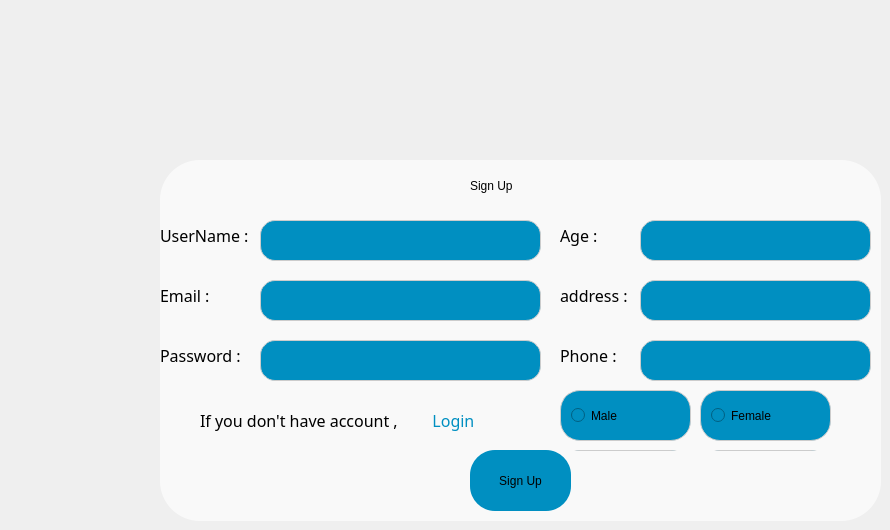
      <widget class="QWidget" name="page_16">
       <widget class="QWidget" name="widget_20" native="true">
        <property name="geometry">
         <rect>
          <x>160</x>
          <y>160</y>
          <width>721</width>
          <height>361</height>
         </rect>
        </property>
        <property name="styleSheet">
         <string notr="true">    background-color: rgba(255, 255, 255, 0.65);
    border-radius: 40px;
    padding: 20px;
</string>
        </property>
        <widget class="QLabel" name="LabelSubHeadSignUp">
         <property name="geometry">
          <rect>
           <x>310</x>
           <y>-10</y>
           <width>141</width>
           <height>71</height>
          </rect>
         </property>
         <property name="styleSheet">
          <string notr="true">font: 20pt &quot;Yeasty Flavors&quot;;
background-color: rgba(255, 255, 255, 0);
color:rgb(0, 0, 0);
padding:0px;</string>
         </property>
         <property name="text">
          <string>Sign Up</string>
         </property>
        </widget>
        <widget class="QLineEdit" name="LineEditUserNameSignUp">
         <property name="geometry">
          <rect>
           <x>100</x>
           <y>60</y>
           <width>281</width>
           <height>41</height>
          </rect>
         </property>
         <property name="styleSheet">
          <string notr="true">QLineEdit{
  padding: 10px;
    border: 1px solid #ccc;
	border-radius:15px;
background-color:#008FC1;
font: 12pt &quot;Yeasty Flavors&quot;;
color: rgb(0, 0, 0);
}  
QLineEdit:focus{
  border:3px solid white;
}
</string>
         </property>
         <property name="text">
          <string/>
         </property>
        </widget>
        <widget class="QLineEdit" name="LineEditEmailSignUp">
         <property name="geometry">
          <rect>
           <x>100</x>
           <y>120</y>
           <width>281</width>
           <height>41</height>
          </rect>
         </property>
         <property name="styleSheet">
          <string notr="true">QLineEdit{
  padding: 10px;
    border: 1px solid #ccc;
	border-radius:15px;
background-color:#008FC1;
font: 12pt &quot;Yeasty Flavors&quot;;
color: rgb(0, 0, 0);
}  
QLineEdit:focus{
  border:3px solid white;
}
</string>
         </property>
         <property name="text">
          <string/>
         </property>
        </widget>
        <widget class="QPushButton" name="SignUp">
         <property name="geometry">
          <rect>
           <x>310</x>
           <y>290</y>
           <width>101</width>
           <height>61</height>
          </rect>
         </property>
         <property name="styleSheet">
          <string notr="true">QPushButton {
background-color:#008FC1;
padding: 10px;
color: rgb(0, 0, 0);
font: 9pt &quot;Yeasty Flavors&quot;;
border: none;
border-radius: 25px;
}
QPushButton:hover{
	background-color: rgb(233, 222, 203);
	border-radius:25px;
	border:1px solid #008FC1;
	color: #008FC1;
	border-color: #008FC1;
}</string>
         </property>
         <property name="text">
          <string>Sign Up</string>
         </property>
        </widget>
        <widget class="QLabel" name="LabelUserName_2">
         <property name="geometry">
          <rect>
           <x>0</x>
           <y>40</y>
           <width>101</width>
           <height>71</height>
          </rect>
         </property>
         <property name="font">
          <font>
           <family>Yeasty Flavors</family>
           <pointsize>12</pointsize>
           <italic>false</italic>
           <bold>false</bold>
          </font>
         </property>
         <property name="styleSheet">
          <string notr="true">font: 12pt &quot;Yeasty Flavors&quot;;
background-color: rgba(255, 255, 255, 0);
color:rgb(0, 0, 0);
padding:0px;
</string>
         </property>
         <property name="text">
          <string>UserName :</string>
         </property>
        </widget>
        <widget class="QLabel" name="LabelEmail">
         <property name="geometry">
          <rect>
           <x>0</x>
           <y>100</y>
           <width>61</width>
           <height>71</height>
          </rect>
         </property>
         <property name="font">
          <font>
           <family>Yeasty Flavors</family>
           <pointsize>12</pointsize>
           <italic>false</italic>
           <bold>false</bold>
          </font>
         </property>
         <property name="styleSheet">
          <string notr="true">font: 12pt &quot;Yeasty Flavors&quot;;
background-color: rgba(255, 255, 255, 0);
color:rgb(0, 0, 0);
padding:0px;</string>
         </property>
         <property name="text">
          <string>Email :</string>
         </property>
        </widget>
        <widget class="QLabel" name="ToggleLabel">
         <property name="geometry">
          <rect>
           <x>40</x>
           <y>250</y>
           <width>231</width>
           <height>21</height>
          </rect>
         </property>
         <property name="font">
          <font>
           <family>Yeasty Flavors</family>
           <pointsize>12</pointsize>
           <italic>false</italic>
           <bold>false</bold>
          </font>
         </property>
         <property name="styleSheet">
          <string notr="true">color: rgb(0, 0, 0);
font: 12pt &quot;Yeasty Flavors&quot;;
background-color: rgba(255, 255, 255, 0);
padding:0px;</string>
         </property>
         <property name="text">
          <string>If you don't have account ,</string>
         </property>
        </widget>
        <widget class="QPushButton" name="toggleButton_2">
         <property name="geometry">
          <rect>
           <x>270</x>
           <y>240</y>
           <width>51</width>
           <height>41</height>
          </rect>
         </property>
         <property name="font">
          <font>
           <family>Yeasty Flavors</family>
           <pointsize>12</pointsize>
           <italic>false</italic>
           <bold>false</bold>
          </font>
         </property>
         <property name="styleSheet">
          <string notr="true">color: #008FC1;
background-color: rgba(255, 255, 255, 0);
padding:5px;
font: 12pt &quot;Yeasty Flavors&quot;;;
padding:0px;</string>
         </property>
         <property name="text">
          <string>Login </string>
         </property>
        </widget>
        <widget class="QLabel" name="LabelPasswordSignUp">
         <property name="geometry">
          <rect>
           <x>0</x>
           <y>160</y>
           <width>101</width>
           <height>71</height>
          </rect>
         </property>
         <property name="font">
          <font>
           <family>Yeasty Flavors</family>
           <pointsize>12</pointsize>
           <italic>false</italic>
           <bold>false</bold>
          </font>
         </property>
         <property name="styleSheet">
          <string notr="true">font: 12pt &quot;Yeasty Flavors&quot;;
background-color: rgba(255, 255, 255, 0);
color:rgb(0, 0, 0);
padding:0px;</string>
         </property>
         <property name="text">
          <string>Password :</string>
         </property>
        </widget>
        <widget class="QLineEdit" name="LineEditPasswordSignUp">
         <property name="geometry">
          <rect>
           <x>100</x>
           <y>180</y>
           <width>281</width>
           <height>41</height>
          </rect>
         </property>
         <property name="styleSheet">
          <string notr="true">QLineEdit{
  padding: 10px;
    border: 1px solid #ccc;
	border-radius:15px;
background-color:#008FC1;
font: 12pt &quot;Yeasty Flavors&quot;;
color: rgb(0, 0, 0);
}  
QLineEdit:focus{
  border:3px solid white;
}
</string>
         </property>
         <property name="text">
          <string/>
         </property>
        </widget>
        <widget class="QLabel" name="LabelPhone">
         <property name="geometry">
          <rect>
           <x>400</x>
           <y>180</y>
           <width>71</width>
           <height>31</height>
          </rect>
         </property>
         <property name="font">
          <font>
           <family>Yeasty Flavors</family>
           <pointsize>12</pointsize>
           <italic>false</italic>
           <bold>false</bold>
          </font>
         </property>
         <property name="styleSheet">
          <string notr="true">font: 12pt &quot;Yeasty Flavors&quot;;
background-color: rgba(255, 255, 255, 0);
color:rgb(0, 0, 0);
padding:0px;</string>
         </property>
         <property name="text">
          <string>Phone :</string>
         </property>
        </widget>
        <widget class="QLineEdit" name="LineEditPhoneSignUp">
         <property name="geometry">
          <rect>
           <x>480</x>
           <y>180</y>
           <width>231</width>
           <height>41</height>
          </rect>
         </property>
         <property name="styleSheet">
          <string notr="true">QLineEdit{
  padding: 10px;
    border: 1px solid #ccc;
	border-radius:15px;
background-color:#008FC1;
font: 12pt &quot;Yeasty Flavors&quot;;
color: rgb(0, 0, 0);
}  
QLineEdit:focus{
  border:3px solid white;
}

</string>
         </property>
         <property name="text">
          <string/>
         </property>
        </widget>
        <widget class="QLineEdit" name="LineEditAgeSignUp">
         <property name="geometry">
          <rect>
           <x>480</x>
           <y>60</y>
           <width>231</width>
           <height>41</height>
          </rect>
         </property>
         <property name="styleSheet">
          <string notr="true">QLineEdit{
  padding: 10px;
    border: 1px solid #ccc;
	border-radius:15px;
background-color:#008FC1;
font: 12pt &quot;Yeasty Flavors&quot;;
color: rgb(0, 0, 0);
}  
QLineEdit:focus{
  border:3px solid white;
}
</string>
         </property>
         <property name="text">
          <string/>
         </property>
        </widget>
        <widget class="QLabel" name="LabelAge">
         <property name="geometry">
          <rect>
           <x>400</x>
           <y>40</y>
           <width>51</width>
           <height>71</height>
          </rect>
         </property>
         <property name="font">
          <font>
           <family>Yeasty Flavors</family>
           <pointsize>12</pointsize>
           <italic>false</italic>
           <bold>false</bold>
          </font>
         </property>
         <property name="styleSheet">
          <string notr="true">font: 12pt &quot;Yeasty Flavors&quot;;
background-color: rgba(255, 255, 255, 0);
color:rgb(0, 0, 0);
padding:0px;</string>
         </property>
         <property name="text">
          <string>Age :</string>
         </property>
        </widget>
        <widget class="QLineEdit" name="LineEditAddressSignUp">
         <property name="geometry">
          <rect>
           <x>480</x>
           <y>120</y>
           <width>231</width>
           <height>41</height>
          </rect>
         </property>
         <property name="styleSheet">
          <string notr="true">QLineEdit{
  padding: 10px;
    border: 1px solid #ccc;
	border-radius:15px;
background-color:#008FC1;
font: 12pt &quot;Yeasty Flavors&quot;;
color: rgb(0, 0, 0);
}  
QLineEdit:focus{
  border:3px solid white;
}
</string>
         </property>
         <property name="text">
          <string/>
         </property>
        </widget>
        <widget class="QLabel" name="LabelAddress">
         <property name="geometry">
          <rect>
           <x>400</x>
           <y>100</y>
           <width>81</width>
           <height>71</height>
          </rect>
         </property>
         <property name="font">
          <font>
           <family>Yeasty Flavors</family>
           <pointsize>12</pointsize>
           <italic>false</italic>
           <bold>false</bold>
          </font>
         </property>
         <property name="styleSheet">
          <string notr="true">font: 12pt &quot;Yeasty Flavors&quot;;
background-color: rgba(255, 255, 255, 0);
color:rgb(0, 0, 0);
padding:0px;</string>
         </property>
         <property name="text">
          <string>address :</string>
         </property>
        </widget>
        <widget class="QWidget" name="widget_21" native="true">
         <property name="geometry">
          <rect>
           <x>390</x>
           <y>220</y>
           <width>291</width>
           <height>71</height>
          </rect>
         </property>
         <property name="styleSheet">
          <string notr="true">background-color: rgba(255, 255, 255, 0);</string>
         </property>
         <widget class="QRadioButton" name="FemaleRadio">
          <property name="geometry">
           <rect>
            <x>150</x>
            <y>10</y>
            <width>131</width>
            <height>51</height>
           </rect>
          </property>
          <property name="styleSheet">
           <string notr="true">            padding: 10px;
    border: 1px solid #ccc;
background-color:#008FC1;
            font: 12pt &quot;Yeasty Flavors&quot;;
            border-radius: 20px;
            color: rgb(0, 0, 0);</string>
          </property>
          <property name="text">
           <string>Female</string>
          </property>
         </widget>
         <widget class="QRadioButton" name="MaleRadio">
          <property name="geometry">
           <rect>
            <x>10</x>
            <y>10</y>
            <width>131</width>
            <height>51</height>
           </rect>
          </property>
          <property name="styleSheet">
           <string notr="true">            padding: 10px;
    border: 1px solid #ccc;
background-color:#008FC1;
            font: 12pt &quot;Yeasty Flavors&quot;;
            border-radius: 20px;
            color: rgb(0, 0, 0);</string>
          </property>
          <property name="text">
           <string>Male</string>
          </property>
         </widget>
         <widget class="QWidget" name="widget_22" native="true">
          <property name="geometry">
           <rect>
            <x>0</x>
            <y>70</y>
            <width>291</width>
            <height>61</height>
           </rect>
          </property>
          <property name="styleSheet">
           <string notr="true">background-color: rgba(255, 255, 255, 0);</string>
          </property>
          <widget class="QRadioButton" name="Normal_4">
           <property name="geometry">
            <rect>
             <x>10</x>
             <y>0</y>
             <width>131</width>
             <height>51</height>
            </rect>
           </property>
           <property name="styleSheet">
            <string notr="true">            padding: 10px;
    border: 1px solid #ccc;
background-color:#008FC1;
            font: 12pt &quot;Yeasty Flavors&quot;;
            border-radius: 20px;
            color: rgb(0, 0, 0);</string>
           </property>
           <property name="text">
            <string>Normal</string>
           </property>
          </widget>
          <widget class="QRadioButton" name="Vip_5">
           <property name="geometry">
            <rect>
             <x>150</x>
             <y>0</y>
             <width>131</width>
             <height>51</height>
            </rect>
           </property>
           <property name="styleSheet">
            <string notr="true">            padding: 10px;
    border: 1px solid #ccc;
background-color:#008FC1;
            font: 12pt &quot;Yeasty Flavors&quot;;
            border-radius: 20px;
            color: rgb(0, 0, 0);</string>
           </property>
           <property name="text">
            <string>VIP</string>
           </property>
          </widget>
         </widget>
        </widget>
       </widget>
      </widget>
